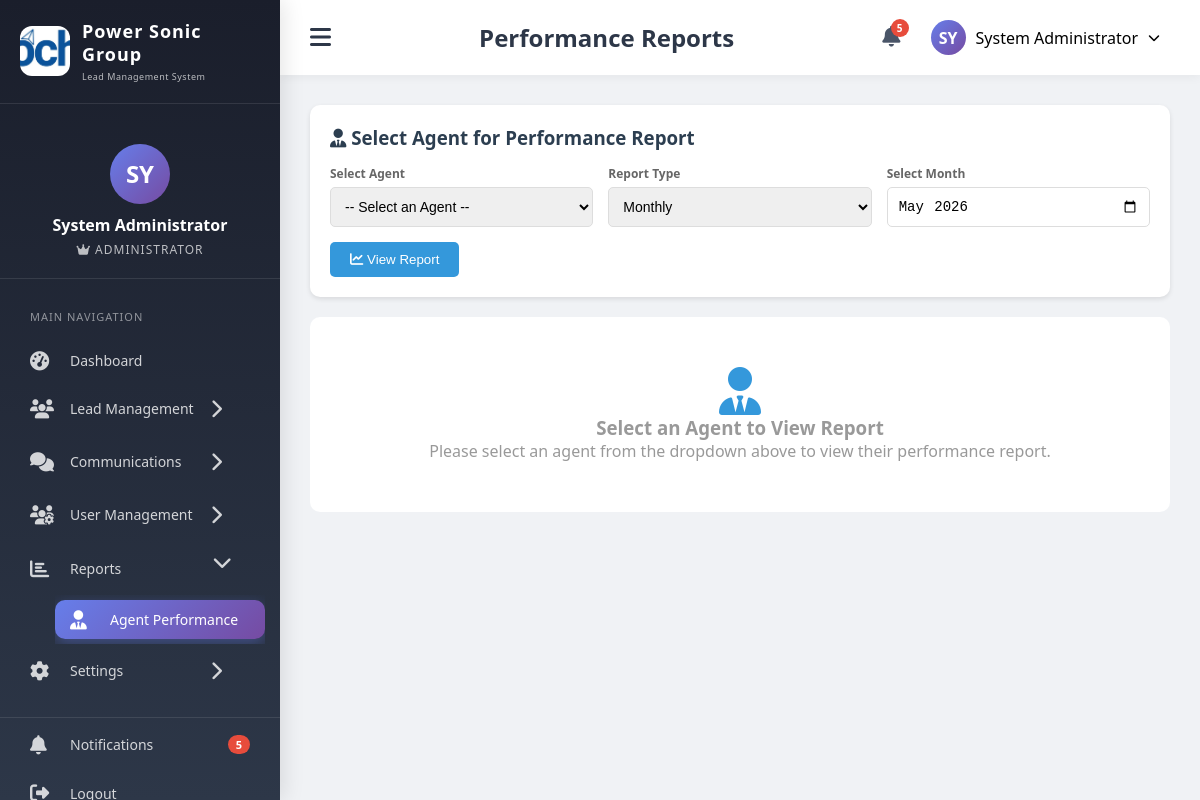
/agent_reports.php (signed in), run on the app's committed database.
### tables this page shows
CREATE TABLE `company_settings` (
  `id` int(11) NOT NULL,
  `company_name` varchar(200) NOT NULL DEFAULT 'Power Sonic',
  `company_logo` varchar(500) DEFAULT NULL,
  `company_favicon` varchar(500) DEFAULT NULL,
  `company_email` varchar(100) DEFAULT NULL,
  `company_phone` varchar(50) DEFAULT NULL,
  `company_mobile` varchar(50) DEFAULT NULL,
  `company_address` text DEFAULT NULL,
  `company_city` varchar(100) DEFAULT NULL,
  `company_state` varchar(100) DEFAULT NULL,
  `company_country` varchar(100) DEFAULT 'Bangladesh',
  `company_postal_code` varchar(20) DEFAULT NULL,
  `company_website` varchar(200) DEFAULT NULL,
  `company_business_hours` text DEFAULT NULL,
  `company_social_facebook` varchar(255) DEFAULT NULL,
  `company_social_linkedin` varchar(255) DEFAULT NULL,
  `company_social_twitter` varchar(255) DEFAULT NULL,
  `company_social_instagram` varchar(255) DEFAULT NULL,
  `company_registration_no` varchar(100) DEFAULT NULL,
  `company_tax_id` varchar(100) DEFAULT NULL,
  `company_bin_no` varchar(100) DEFAULT NULL,
  `bank_name` varchar(200) DEFAULT NULL,
  `bank_account_name` varchar(200) DEFAULT NULL,
  `bank_account_number` varchar(100) DEFAULT NULL,
  `bank_routing_number` varchar(50) DEFAULT NULL,
  `footer_text` varchar(500) DEFAULT NULL,
  `invoice_prefix` varchar(20) DEFAULT 'INV',
  `currency_symbol` varchar(10) DEFAULT 'BDT',
  `date_format` varchar(20) DEFAULT 'Y-m-d',
  `timezone` varchar(50) DEFAULT 'Asia/Dhaka',
  `created_at` timestamp NOT NULL DEFAULT current_timestamp(),
  `updated_at` timestamp NOT NULL DEFAULT current_timestamp() ON UPDATE current_timestamp()
);

### includes/header.php (shortened to what the rows shown need)
<?php
$stmt = $pdo->query("SELECT company_name, company_logo, company_favicon FROM company_settings LIMIT 1");
$company_settings = $stmt->fetch();
?>
<!DOCTYPE html>
<html lang="en">
<head>
    <link rel="stylesheet" href="https://cdnjs.cloudflare.com/ajax/libs/font-awesome/6.4.0/css/all.min.css">
</head>
<body>
    <div class="crm-wrapper">
        <div class="sidebar" id="sidebar">
            <div class="sidebar-header">
                <div class="logo-container">
                    <?php if(!empty($company_settings['company_logo']) && file_exists($company_settings['company_logo'])): ?>
                        <div class="logo-img">
                            <img src="<?php echo $company_settings['company_logo']; ?>" alt="Company Logo">
                        </div>
                    <?php else: ?>
                        <div class="logo-icon">
                            <i class="fas fa-bolt"></i>
                        </div>
                    <?php endif; ?>
                    <div class="logo-text">
                        <h3><?php echo htmlspecialchars($company_settings['company_name']); ?></h3>
                        <div class="company-tagline">Lead Management System</div>
                    </div>
                </div>
            </div>
        </div>

### data on the page
company_settings: company_logo (picture), company_name "Power Sonic Group"

### other printed values
substr($_SESSION['full_name'] ?? 'U', 0, 2) "SY"
$_SESSION['full_name'] "System Administrator"
$role_display "ADMINISTRATOR"
$notif_count "5"
$page_titles[$current_page] "Performance Reports"
